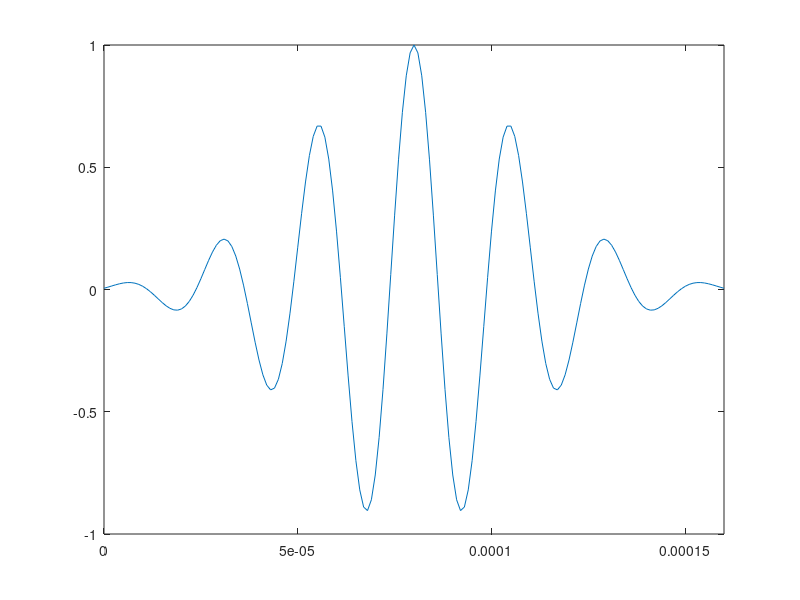

Reproduce this figure in MATLAB.
% Morlet wave packet, amplitude calculation in octave

% Define window
maxtime = 0.00016; % 160 ns
delay = maxtime/2; % 80 ns
resolution = 0.000001; % 1 ns
time = 0:resolution:maxtime;

% Define wave packet
wave_frequency = 40000;
wave_cycles = 7;

% time: time in seconds
% delay: delay in seconds
% cycles: number of cycles, e.g. chose 7 for rawly ~7 peaks
% frequency: frequency of the wavelet
function y = morletpacket(time, delay, cycles, frequency)
	sigma = cycles/(2*pi*frequency);
	y = exp(-0.5*((time-delay)/sigma).^2) .* cos(2*pi*frequency*(time-delay));
endfunction

ampl = morletpacket(time, delay, wave_cycles, wave_frequency);

h = figure();
plot(time, ampl);
xlim([0, maxtime]);

saveas(h, "morletPacket.png");

